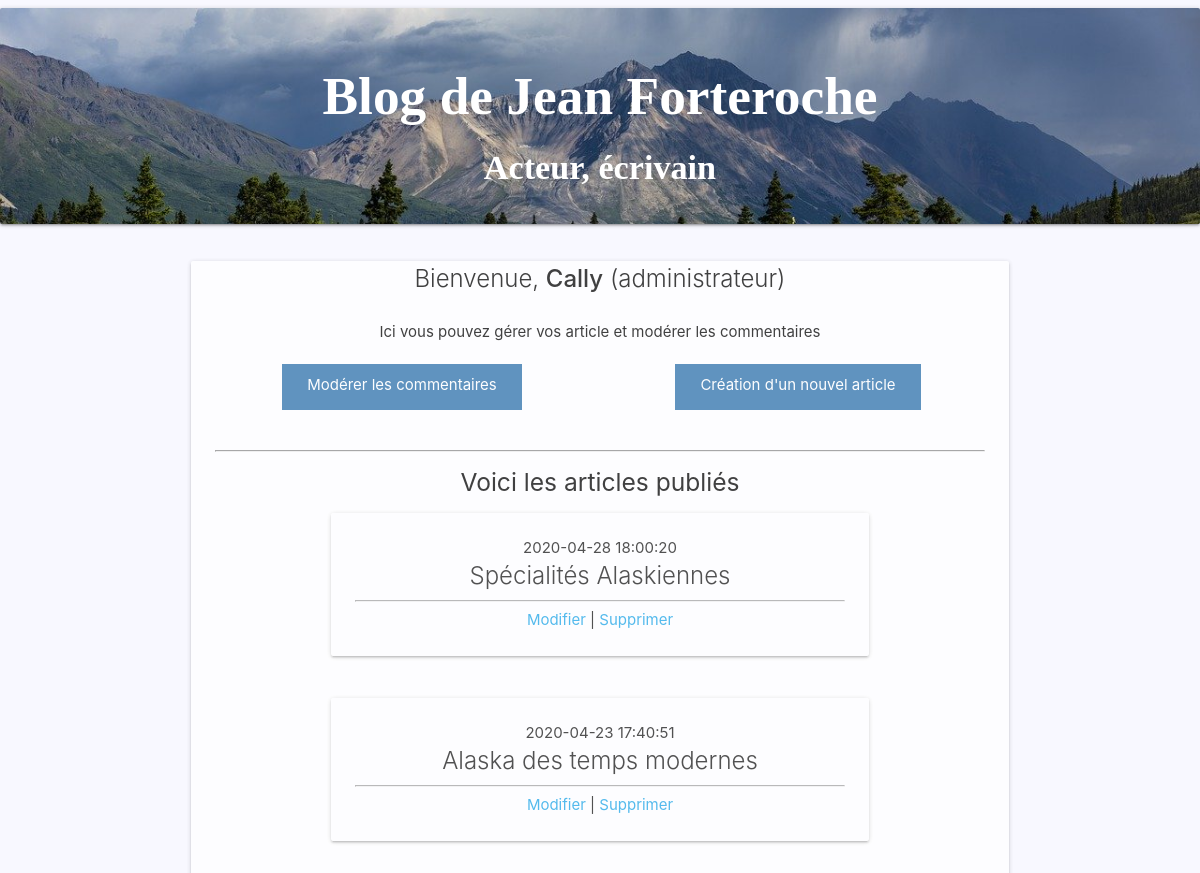
The page /admin/index (signed in, upper part) on the database as committed earlier.
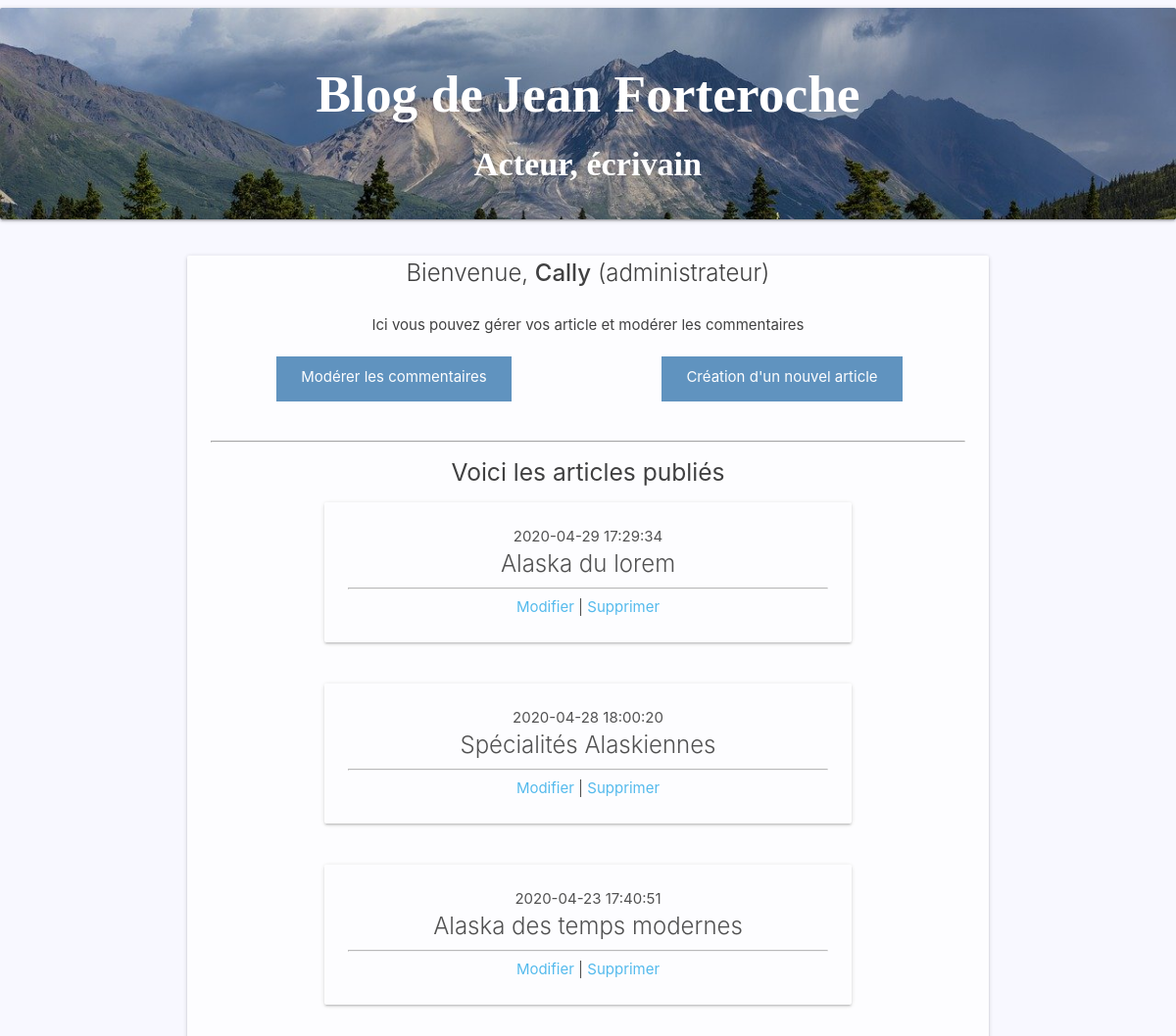
The same page on the database as committed later.
### tables this page shows
CREATE TABLE `post` (
  `ID_post` int(11) NOT NULL,
  `title` char(255) DEFAULT NULL,
  `Post_Content` text DEFAULT NULL,
  `Post_Date` datetime DEFAULT NULL,
  `ID_Admin` int(11) NOT NULL,
  `slug` varchar(255) DEFAULT NULL,
  `image` varchar(255) DEFAULT NULL
);

### app/Controller.php (called while the page is built, shortened)
<?php
abstract class Controller {
    public function render($view, $data = []) {
        extract($data);
        require_once(ROOT.'views/'.strtolower(get_class($this)).'/'.$view.'.php');
        require_once(ROOT.'views/layout/default.php');
    }
}

### app/Model.php (called while the page is built, shortened)
<?php
abstract class Model
{
    private $_host = "localhost";
    private $_bdd = "blog_jean";
    private $_user = "root";
    private $_password = "";
    public function __construct() {
        try{
            $this->_connexion = new PDO("mysql:host=" . $this->_host . ";dbname=" .
                    $this->_bdd, $this->_user, $this->_password);
            $this->_connexion->query("SET CHARACTER SET utf8");
        }
        catch (Exception $e){
            die("Erreur Bdd : " . $e->getMessage());
        }
    }
}

### models/PostManager.php (called while the page is built, shortened)
<?php
class PostManager extends Model
{
    public function getPosts() {
        $req = "SELECT ID_post, title, Post_Content, Post_Date, slug, image, (SELECT count(comment.ID_comment)
        FROM comment WHERE comment.ID_post=post.ID_post) AS nb_comments FROM post ORDER BY Post_Date DESC";
        $req = $this->_connexion->query($req);
        return $req->fetchAll();
    }
}

### views/Admin/index.php (the view, shortened to what this page needs)
<div class="container">
    <div class="section">
        <div class="row">
            <div class="col m12">
                <div class="card" style="opacity: 0.85;">
                    <div class="center">
                        <span class="card-title center">
                            Bienvenue, <strong>
                                <?=
                                $idents['login'] ?></strong> (administrateur)
                        </span>
                    </div>
                    <div class="card-content center">
                        <p>Ici vous pouvez gérer vos article et modérer les commentaires</p>
                        <div class="row">
                            <div class="col m6 s12" style="padding: 20px">
                                <a class="link_stylised" href="moderatecomments"> Modérer les commentaires</a>
                            </div>
                            <div class="col m6 s12" style="padding: 20px">
                                <a class="link_stylised" href="create"> Création d'un nouvel article</a>
                            </div>
                        </div>
                        <hr/>
                        <h5> Voici les articles publiés </h5>
                        <div class="container">
                            <?php
                            foreach ($posts as $post): ?>
                                <div class="row" style="opacity: 0.79;">
                                    <div class="col m12 s12 l12">
                                        <div class="card black-text">
                                            <div class="card-content">
                                                <p><?= $post['Post_Date'] ?> </p>
                                                <span class="card-title center title_post">
                                                    <a class="title_post"
                                                      href="/post/show/<?= $post['slug'] ?>"><?= $post['title'] ?></a>
                                                </span>
                                                <hr/>
                                                <a
                                                   href="/admin/update/<?= $post['ID_post'] ?>"> Modifier</a>
                                                |
                                                <a
                                                   href="/admin/index/<?= $post['ID_post'] ?>"> Supprimer</a>
                                            </div>
                                        </div>
                                    </div>
                                </div>
                            <?php endforeach; ?>
                        </div>
                    </div>
                </div>
            </div>
        </div>
    </div>
</div>

Rows that differ between the two databases and show on the page:
added post: Post_Date "2020-04-29 17:29:34", title "Alaska du lorem"
